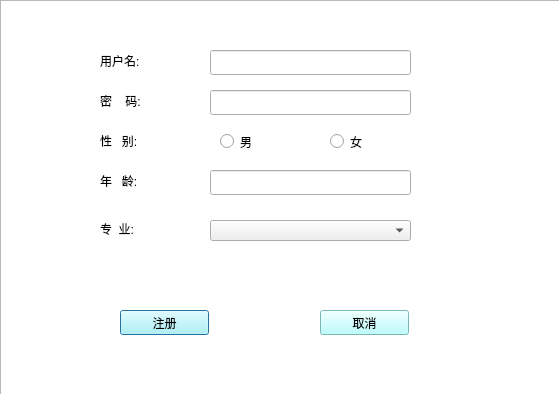
<?xml version="1.0" encoding="UTF-8"?>
<ui version="4.0">
 <class>Register_r</class>
 <widget class="QDialog" name="Register_r">
  <property name="geometry">
   <rect>
    <x>0</x>
    <y>0</y>
    <width>559</width>
    <height>394</height>
   </rect>
  </property>
  <property name="windowTitle">
   <string>Dialog</string>
  </property>
  <widget class="QPushButton" name="register_2">
   <property name="geometry">
    <rect>
     <x>120</x>
     <y>310</y>
     <width>89</width>
     <height>25</height>
    </rect>
   </property>
   <property name="styleSheet">
    <string notr="true">QPushButton:hover{color:rgb(255, 0, 0);
background-color: rgb(170, 255, 0);
}
QPushButton{background-color:rgb(170, 255, 255);
font: 14pt &quot;Ubuntu&quot;;}</string>
   </property>
   <property name="text">
    <string>注册</string>
   </property>
  </widget>
  <widget class="QPushButton" name="cansel">
   <property name="geometry">
    <rect>
     <x>320</x>
     <y>310</y>
     <width>89</width>
     <height>25</height>
    </rect>
   </property>
   <property name="styleSheet">
    <string notr="true">QPushButton:hover{color:rgb(255, 0, 0);
background-color: rgb(170, 255, 0);
}
QPushButton{background-color:rgb(170, 255, 255);
font: 14pt &quot;Ubuntu&quot;;}</string>
   </property>
   <property name="text">
    <string>取消</string>
   </property>
  </widget>
  <widget class="QLabel" name="label">
   <property name="geometry">
    <rect>
     <x>100</x>
     <y>50</y>
     <width>71</width>
     <height>21</height>
    </rect>
   </property>
   <property name="styleSheet">
    <string notr="true">font: 14pt &quot;Ubuntu&quot;;</string>
   </property>
   <property name="text">
    <string>用户名:</string>
   </property>
  </widget>
  <widget class="QLabel" name="label_2">
   <property name="geometry">
    <rect>
     <x>100</x>
     <y>90</y>
     <width>71</width>
     <height>21</height>
    </rect>
   </property>
   <property name="styleSheet">
    <string notr="true">font: 14pt &quot;Ubuntu&quot;;</string>
   </property>
   <property name="text">
    <string>密    码:</string>
   </property>
  </widget>
  <widget class="QLabel" name="label_3">
   <property name="geometry">
    <rect>
     <x>100</x>
     <y>130</y>
     <width>61</width>
     <height>21</height>
    </rect>
   </property>
   <property name="styleSheet">
    <string notr="true">font: 14pt &quot;Ubuntu&quot;;</string>
   </property>
   <property name="text">
    <string>性   别:</string>
   </property>
  </widget>
  <widget class="QLabel" name="label_4">
   <property name="geometry">
    <rect>
     <x>100</x>
     <y>170</y>
     <width>71</width>
     <height>21</height>
    </rect>
   </property>
   <property name="styleSheet">
    <string notr="true">font: 14pt &quot;Ubuntu&quot;;</string>
   </property>
   <property name="text">
    <string>年   龄:</string>
   </property>
  </widget>
  <widget class="QLabel" name="label_5">
   <property name="geometry">
    <rect>
     <x>100</x>
     <y>220</y>
     <width>67</width>
     <height>17</height>
    </rect>
   </property>
   <property name="styleSheet">
    <string notr="true">font: 14pt &quot;Ubuntu&quot;;</string>
   </property>
   <property name="text">
    <string>专  业:</string>
   </property>
  </widget>
  <widget class="QLineEdit" name="username">
   <property name="geometry">
    <rect>
     <x>210</x>
     <y>50</y>
     <width>201</width>
     <height>25</height>
    </rect>
   </property>
   <property name="styleSheet">
    <string notr="true">QLineEdit:hover{
border-style:ooutset;
border-radius:10px;
padding:6px;
background-color: rgb(255, 255, 127);
		 
}</string>
   </property>
  </widget>
  <widget class="QLineEdit" name="password">
   <property name="geometry">
    <rect>
     <x>210</x>
     <y>90</y>
     <width>201</width>
     <height>25</height>
    </rect>
   </property>
   <property name="styleSheet">
    <string notr="true">QLineEdit:hover{
border-style:ooutset;
border-radius:10px;
padding:6px;
background-color: rgb(255, 255, 127);
		 
}</string>
   </property>
   <property name="echoMode">
    <enum>QLineEdit::Password</enum>
   </property>
  </widget>
  <widget class="QLineEdit" name="age">
   <property name="geometry">
    <rect>
     <x>210</x>
     <y>170</y>
     <width>201</width>
     <height>25</height>
    </rect>
   </property>
   <property name="styleSheet">
    <string notr="true">QLineEdit:hover{
border-style:ooutset;
border-radius:10px;
padding:6px;
background-color: rgb(255, 255, 127);
		 
}</string>
   </property>
  </widget>
  <widget class="QListView" name="listView">
   <property name="geometry">
    <rect>
     <x>0</x>
     <y>0</y>
     <width>571</width>
     <height>401</height>
    </rect>
   </property>
   <property name="styleSheet">
    <string notr="true">border-image: url(:/bit1.jpeg);</string>
   </property>
  </widget>
  <widget class="QComboBox" name="major">
   <property name="geometry">
    <rect>
     <x>210</x>
     <y>220</y>
     <width>201</width>
     <height>21</height>
    </rect>
   </property>
  </widget>
  <widget class="QRadioButton" name="sex">
   <property name="geometry">
    <rect>
     <x>220</x>
     <y>130</y>
     <width>112</width>
     <height>23</height>
    </rect>
   </property>
   <property name="styleSheet">
    <string notr="true">font: 14pt &quot;Ubuntu&quot;;</string>
   </property>
   <property name="text">
    <string>男</string>
   </property>
  </widget>
  <widget class="QRadioButton" name="radioButton">
   <property name="geometry">
    <rect>
     <x>330</x>
     <y>130</y>
     <width>112</width>
     <height>23</height>
    </rect>
   </property>
   <property name="styleSheet">
    <string notr="true">font: 14pt &quot;Ubuntu&quot;;</string>
   </property>
   <property name="text">
    <string>女</string>
   </property>
  </widget>
  <zorder>listView</zorder>
  <zorder>register_2</zorder>
  <zorder>cansel</zorder>
  <zorder>label</zorder>
  <zorder>label_2</zorder>
  <zorder>label_3</zorder>
  <zorder>label_4</zorder>
  <zorder>label_5</zorder>
  <zorder>username</zorder>
  <zorder>password</zorder>
  <zorder>age</zorder>
  <zorder>major</zorder>
  <zorder>sex</zorder>
  <zorder>radioButton</zorder>
 </widget>
 <resources/>
 <connections/>
</ui>
